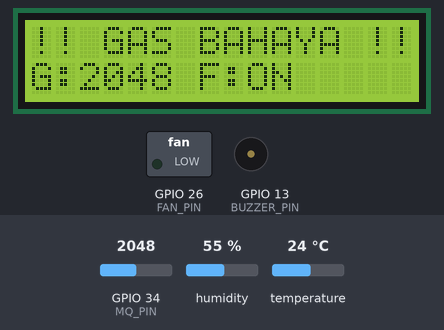
Bench run of a sketch on a simulated ESP32. On the bench: 16×2 character LCD, switched loads named in the sketch (green lamp = pin HIGH), buzzer (waves = sounding, pin HIGH). The inputs (shaded band) are chosen by the test bench; at power-on: GPIO 34 (MQ_PIN) = 2048, temperature 24 °C, humidity 55 %. WiFi joins after 1.5 s; servers stay silent unless stated; no MQTT or app messages arrive unless stated; what the sketch prints to the serial monitor is not drawn.

Above: at 4.7 s.
4.8 s: GPIO 34 (MQ_PIN) set to 1556
At 6.8 s:
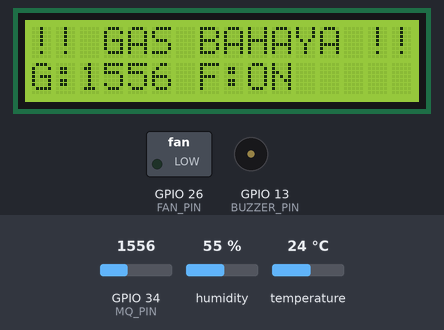
7.1 s: GPIO 34 (MQ_PIN) set to 1434
At 8.8 s:
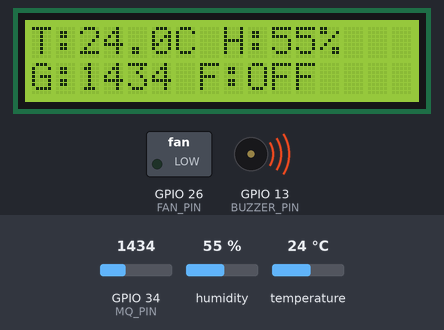
9.2 s: temperature set to 25.3 °C
At 10.6 s:
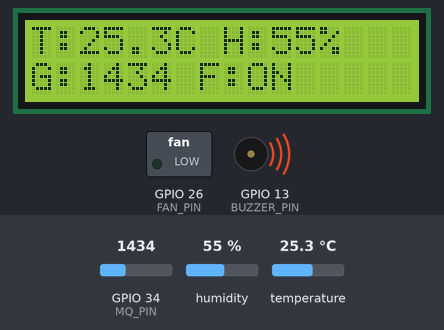
11.2 s: humidity set to 52 %
At 12.2 s:
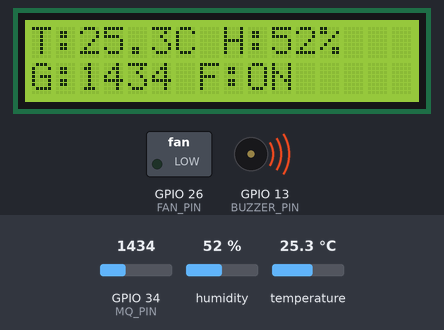
13.2 s: humidity set to 49 %
At 14.4 s:
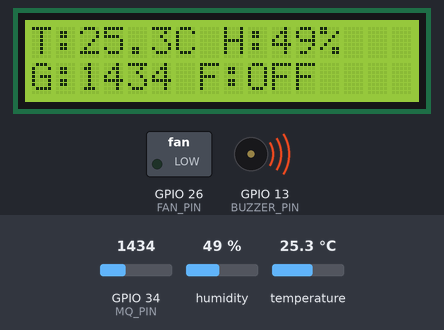
Timing chart, 0 to 16.2 s (numbered marks = the images above; inputs shaded):
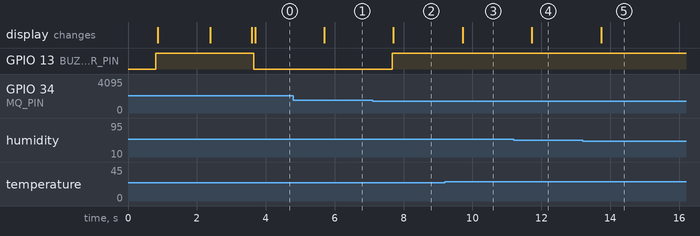

Measured:
- the behaviour switches between 1500 and 1499 on GPIO 34 (MQ_PIN) (found by bisection; images 1 and 2)
- the behaviour switches between 24.9 and 25 °C on temperature (found by bisection; images 2 and 3)
- the behaviour switches between 51 and 50 % on humidity (found by bisection; images 4 and 5)
- after the input at 4.8 s, the display: changes after 0.90 s (image 1)
- after the input at 7.1 s, GPIO 13 (BUZZER_PIN): LOW → HIGH after 0.57 s; the display: changes after 0.61 s (image 2)
- after the input at 9.2 s, the display: changes after 0.51 s (image 3)
- after the input at 11.2 s, the display: changes after 0.51 s (image 4)
- after the input at 13.2 s, the display: changes after 0.53 s (image 5)

The sketch:

esp32_gudang.ino
```cpp
/*****************************************************************
 *  ESP32 TobaccoGuard – Kontrol Kipas Gudang via MQTT
 *
 *  AUTO MODE:
 *    1. Gas >= gas_threshold                -> Buzzer ON, Kipas ON (respons asap)
 *    2. Sensor DHT22 gagal dibaca           -> Kipas OFF (pengamanan + peringatan)
 *    3. Suhu < suhu_min atau Hum < hum_min  -> Kipas OFF
 *    4. Suhu > suhu_max atau Hum > hum_max  -> Kipas ON
 *    5. Suhu & Hum dalam rentang optimal    -> Kipas OFF
 *
 *  MANUAL MODE:
 *    Kipas mengikuti perintah ON/OFF dari web UI secara real-time via MQTT
 *****************************************************************/

#include <WiFi.h>
#include <PubSubClient.h>
#include <Wire.h>
#include <LiquidCrystal_I2C.h>
#include <DHT.h>
#include <ArduinoJson.h>

// =============================================================
// 1. Wi-Fi & MQTT Broker
//    Jika memakai HiveMQ Docker lokal, ganti ke IP PC Anda (misal "192.168.18.6")
// =============================================================
const char* WIFI_SSID     = "MUTIARA";
const char* WIFI_PASSWORD = "M4m4p4p4";

const char* MQTT_BROKER   = "broker.hivemq.com";
const int   MQTT_PORT     = 1883;

const char* TOPIC_GUDANG_SENSOR  = "tobaccoguard/gudang/sensor";
const char* TOPIC_GUDANG_CONTROL = "tobaccoguard/gudang/fan_state";

WiFiClient espClient;
PubSubClient mqttClient(espClient);

// =============================================================
// 2. LCD I2C
// =============================================================
LiquidCrystal_I2C lcd(0x27, 16, 2);

// =============================================================
// 3. Pin ESP32
// =============================================================
#define MQ_PIN       34
#define DHTPIN       14
#define BUZZER_PIN   13
#define FAN_PIN      26
#define SDA_PIN      32
#define SCL_PIN      33

// =============================================================
// 4. DHT22
// =============================================================
#define DHTTYPE DHT22
DHT dht(DHTPIN, DHTTYPE);

// =============================================================
// 5. Logika pin relay (active-LOW + Open-Drain untuk relay 5V)
//    ON  -> OUTPUT LOW (tarik ke GND)
//    OFF -> INPUT (Hi-Z / lepas seperti kabel dicabut)
//           agar tegangan 5V relay tidak bocor ke GPIO 3.3V
// =============================================================
#define BUZZER_ON  LOW
#define BUZZER_OFF HIGH

void setFanPin(bool on) {
  if (on) {
    pinMode(FAN_PIN, OUTPUT);
    digitalWrite(FAN_PIN, LOW);   // Tarik ke GND -> Relay ON
  } else {
    pinMode(FAN_PIN, INPUT);      // Mode Hi-Z -> Relay OFF (putus arus dari 5V)
  }
}

// =============================================================
// 6. Threshold default (otomatis ter-update via MQTT dari web)
// =============================================================
float thresholdSuhuMin       = 25.0;   // Batas bawah suhu
float thresholdSuhuMax       = 30.0;   // Batas atas suhu
float thresholdKelembapanMin = 40.0;   // Batas bawah kelembapan
float thresholdKelembapanMax = 50.0;   // Batas atas kelembapan
int   thresholdGasMin        = 1050;   // Batas bawah gas
int   thresholdGas           = 1500;   // Batas bahaya gas/asap

// =============================================================
// 7. Timer
// =============================================================
unsigned long previousMillisSensor    = 0;
unsigned long lastMqttReconnectAttempt  = 0;
const unsigned long sensorInterval    = 1000;  // Kirim sensor tiap 1 detik
const unsigned long reconnectInterval = 3000;  // Coba konek MQTT ulang tiap 3 detik

// =============================================================
// 8. Variabel global
// =============================================================
float lastTempC      = 0.0;
float lastHumidity   = 0.0;
int   lastGasValue   = 0;
bool  lastGasDanger  = false;

bool  manualMode     = false;   // false = AUTO, true = MANUAL
bool  fanStateManual = false;   // status fan saat MANUAL (true=ON)
bool  autoFanState   = false;   // status fan saat AUTO

// =============================================================
// 9. Koneksi Wi-Fi
// =============================================================
void connectWiFi() {
  if (WiFi.status() == WL_CONNECTED) return;

  Serial.print("[WiFi] Connecting to ");
  Serial.println(WIFI_SSID);
  WiFi.mode(WIFI_STA);
  WiFi.setSleep(false);
  WiFi.begin(WIFI_SSID, WIFI_PASSWORD);

  unsigned long start = millis();
  while (WiFi.status() != WL_CONNECTED && millis() - start < 8000) {
    delay(250);
    Serial.print('.');
  }

  if (WiFi.status() == WL_CONNECTED) {
    Serial.println("\n[WiFi] Connected! IP:");
    Serial.println(WiFi.localIP());
  } else {
    Serial.println("\n[WiFi] Failed - will retry later");
  }
}

// =============================================================
// 10. Callback MQTT (menerima setting & perintah dari Web secara real-time)
// =============================================================
void mqttCallback(char* topic, byte* payload, unsigned int length) {
  String body;
  body.reserve(length + 1);
  for (unsigned int i = 0; i < length; i++) {
    body += (char)payload[i];
  }

  Serial.println("[MQTT RX] " + body);

  StaticJsonDocument<384> doc;
  DeserializationError err = deserializeJson(doc, body);
  if (err) {
    Serial.printf("[JSON] Parse error: %s\n", err.c_str());
    return;
  }

  // --- Update threshold dari server ---
  if (doc.containsKey("suhu_min"))
    thresholdSuhuMin = doc["suhu_min"].as<float>();
  if (doc.containsKey("suhu_max"))
    thresholdSuhuMax = doc["suhu_max"].as<float>();
  if (doc.containsKey("kelembapan_min"))
    thresholdKelembapanMin = doc["kelembapan_min"].as<float>();
  if (doc.containsKey("kelembapan_max"))
    thresholdKelembapanMax = doc["kelembapan_max"].as<float>();
  if (doc.containsKey("gas_min"))
    thresholdGasMin = doc["gas_min"].as<int>();
  if (doc.containsKey("gas_threshold"))
    thresholdGas = doc["gas_threshold"].as<int>();

  // --- Update mode ---
  const char* modeCmd = doc["mode"];
  bool modeChanged = false;
  if (modeCmd) {
    bool newManual = (strcasecmp(modeCmd, "MANUAL") == 0);
    if (newManual != manualMode) {
      manualMode = newManual;
      modeChanged = true;
      Serial.printf("[Mode] -> %s\n", manualMode ? "MANUAL" : "AUTO");
      if (manualMode) {
        autoFanState = false;
      } else {
        fanStateManual = false;
      }
    }
  }

  // --- Update fan (hanya berlaku saat MANUAL) ---
  const char* fanCmd = doc["fan"];
  if (fanCmd && manualMode) {
    bool newFanState = (strcasecmp(fanCmd, "ON") == 0);
    if (modeChanged || newFanState != fanStateManual) {
      fanStateManual = newFanState;
      setFanPin(fanStateManual);
      Serial.printf("[Fan MANUAL] -> %s (%s)\n",
                    fanStateManual ? "ON" : "OFF",
                    fanStateManual ? "OUTPUT LOW" : "INPUT Hi-Z");
    }
  }
}

// =============================================================
// 11. Reconnect MQTT (non-blocking cooldown)
// =============================================================
void ensureMQTTConnected() {
  if (WiFi.status() != WL_CONNECTED) return;
  if (mqttClient.connected()) return;

  unsigned long now = millis();
  if (now - lastMqttReconnectAttempt < reconnectInterval) return;
  lastMqttReconnectAttempt = now;

  String clientId = "ESP32-Gudang-" + String((uint32_t)ESP.getEfuseMac(), HEX);
  Serial.printf("[MQTT] Menghubungkan ke %s:%d...\n", MQTT_BROKER, MQTT_PORT);

  if (mqttClient.connect(clientId.c_str())) {
    Serial.println("[MQTT] Terhubung!");
    mqttClient.subscribe(TOPIC_GUDANG_CONTROL, 1);
    Serial.printf("[MQTT] Subscribed: %s\n", TOPIC_GUDANG_CONTROL);
  } else {
    Serial.printf("[MQTT] Gagal konek (rc=%d)\n", mqttClient.state());
  }
}

// =============================================================
// 12. Publish data sensor ke MQTT
// =============================================================
void publishSensorData(float suhu, float kelembapan, int gas,
                       bool fanOn, bool alarmOn) {
  if (!mqttClient.connected()) return;

  String payload = "{";
  payload += "\"suhu\":" + String(isnan(suhu) ? 0.0 : suhu, 1) + ",";
  payload += "\"kelembapan\":" + String(isnan(kelembapan) ? 0.0 : kelembapan, 1) + ",";
  payload += "\"gas\":" + String(gas) + ",";
  payload += "\"status_fan\":" + String(fanOn ? "true" : "false") + ",";
  payload += "\"status_alarm\":" + String(alarmOn ? "true" : "false");
  payload += "}";

  if (mqttClient.publish(TOPIC_GUDANG_SENSOR, payload.c_str())) {
    Serial.println("[MQTT TX] Sensor terkirim");
  } else {
    Serial.println("[MQTT TX] Gagal kirim sensor");
  }
}

// =============================================================
// 13. Buzzer handler
// =============================================================
void handleAlarm(bool gasDanger) {
  digitalWrite(BUZZER_PIN, gasDanger ? BUZZER_ON : BUZZER_OFF);
}

// =============================================================
// 14. Logika AUTO: aturan kondisi gudang tembakau
// =============================================================
void updateAutoFan(float suhu, float kelembapan, int gas, bool dhtValid) {
  bool nextFanState = false;
  const char* reason = "OPTIMAL";

  if (gas >= thresholdGas) {
    // 1. Gas/Asap >= ambang batas -> buzzer ON dan kipas ON (respons asap pada prototipe)
    nextFanState = true;
    reason = "GAS_DANGER_FAN_ON";
  } else if (!dhtValid) {
    // 2. Sensor DHT22 gagal dibaca dan gas aman -> kipas OFF sebagai pengamanan
    nextFanState = false;
    reason = "DHT_ERROR_SAFE_OFF";
  } else if (suhu < thresholdSuhuMin || kelembapan < thresholdKelembapanMin) {
    // 3. Suhu < 25°C atau kelembapan < 40% -> kipas OFF
    nextFanState = false;
    reason = "LOW_TEMP_OR_HUM_OFF";
  } else if (suhu > thresholdSuhuMax || kelembapan > thresholdKelembapanMax) {
    // 4. Suhu > 30°C atau kelembapan > 50% -> kipas ON
    nextFanState = true;
    reason = "HIGH_TEMP_OR_HUM_ON";
  } else {
    // 5. Suhu 25-30°C dan kelembapan 40-50% (rentang optimal) -> kipas OFF
    nextFanState = false;
    reason = "OPTIMAL_OFF";
  }

  if (nextFanState != autoFanState) {
    autoFanState = nextFanState;
    Serial.printf("[Fan AUTO] %s (%s | S:%.1f [%.1f..%.1f] H:%.1f [%.1f..%.1f] G:%d/%d)\n",
                  autoFanState ? "ON" : "OFF", reason,
                  suhu, thresholdSuhuMin, thresholdSuhuMax,
                  kelembapan, thresholdKelembapanMin, thresholdKelembapanMax,
                  gas, thresholdGas);
  }

  setFanPin(autoFanState);
}

// =============================================================
// 15. Setup
// =============================================================
void setup() {
  Serial.begin(115200);
  delay(800);

  Serial.println("\n=== TobaccoGuard ESP32 Gudang (MQTT) ===");

  pinMode(BUZZER_PIN, OUTPUT);
  digitalWrite(BUZZER_PIN, BUZZER_OFF);
  setFanPin(false);
  pinMode(MQ_PIN, INPUT);

  Wire.begin(SDA_PIN, SCL_PIN);
  lcd.init();
  lcd.backlight();
  lcd.clear();

  dht.begin();

  connectWiFi();
  mqttClient.setServer(MQTT_BROKER, MQTT_PORT);
  mqttClient.setBufferSize(512);
  mqttClient.setCallback(mqttCallback);
  ensureMQTTConnected();

  lcd.setCursor(0, 0);
  lcd.print("System Ready");
  lcd.setCursor(0, 1);
  lcd.print(WiFi.status() == WL_CONNECTED ? "WiFi+MQTT OK" : "WiFi OFF");
  delay(1200);
  lcd.clear();

  Serial.println("[Setup] Done");
}

// =============================================================
// 16. Loop utama
// =============================================================
void loop() {
  if (WiFi.status() != WL_CONNECTED) {
    connectWiFi();
  }
  ensureMQTTConnected();
  mqttClient.loop();

  unsigned long now = millis();
  if (now - previousMillisSensor >= sensorInterval) {
    previousMillisSensor = now;

    float tempC    = dht.readTemperature();
    float humidity = dht.readHumidity();
    int   gasValue = analogRead(MQ_PIN);
    bool  dhtValid = (!isnan(tempC) && !isnan(humidity));
    bool  gasDanger = (gasValue >= thresholdGas);

    if (dhtValid) {
      lastTempC    = tempC;
      lastHumidity = humidity;
    } else {
      Serial.println("[DHT22] Gagal membaca sensor! Kipas dimatikan (pengamanan).");
    }
    lastGasValue  = gasValue;
    lastGasDanger = gasDanger;

    handleAlarm(gasDanger);

    if (!manualMode) {
      updateAutoFan(lastTempC, lastHumidity, gasValue, dhtValid);
    } else {
      setFanPin(fanStateManual);
    }

    bool fanOnNow = manualMode ? fanStateManual : autoFanState;

    Serial.printf("S:%.1fC H:%.1f%% G:%d | Mode:%s Fan:%s\n",
                  lastTempC, lastHumidity, gasValue,
                  manualMode ? "MAN" : "AUTO",
                  fanOnNow ? "ON" : "OFF");

    lcd.clear();
    if (gasDanger) {
      lcd.setCursor(0, 0);
      lcd.print("!! GAS BAHAYA !!");
      lcd.setCursor(0, 1);
      lcd.print("G:");
      lcd.print(gasValue);
      lcd.print(" F:");
      lcd.print(fanOnNow ? "ON" : "OFF");
    } else if (!dhtValid) {
      lcd.setCursor(0, 0);
      lcd.print("DHT22 GAGAL BACA");
      lcd.setCursor(0, 1);
      lcd.print("F:");
      lcd.print(fanOnNow ? "ON" : "OFF");
      lcd.print(" (AMAN)");
    } else {
      lcd.setCursor(0, 0);
      lcd.print("T:");
      lcd.print(lastTempC, 1);
      lcd.print("C H:");
      lcd.print((int)lastHumidity);
      lcd.print("%");
      lcd.setCursor(0, 1);
      lcd.print("G:");
      lcd.print(gasValue);
      lcd.print(" F:");
      lcd.print(fanOnNow ? "ON" : "OFF");
    }

    publishSensorData(lastTempC, lastHumidity, gasValue, fanOnNow, gasDanger);
  }

  delay(10);
}
```
